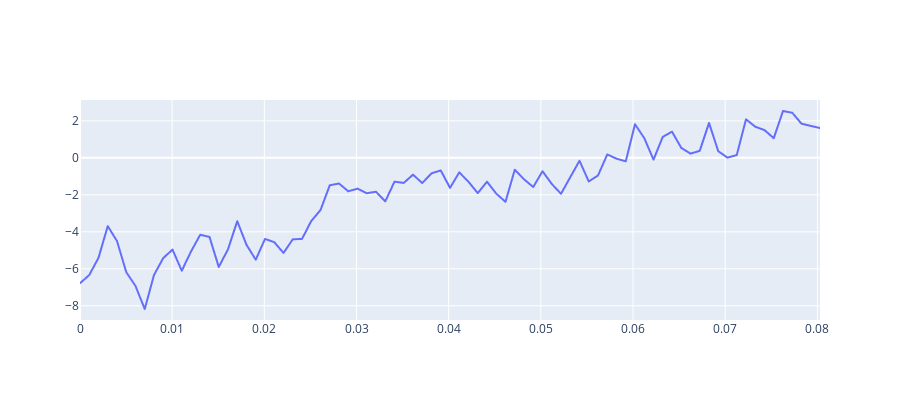

The code cell stored with this chart in its notebook:
### Code cell
fig = go.Figure()
fig.update_layout(height=400, hovermode='x')
fig.add_trace(go.Scattergl(x=dsdf.t, y=dsdf.u_in_pred-dsdf.u_in_gt, name="u_err"))
